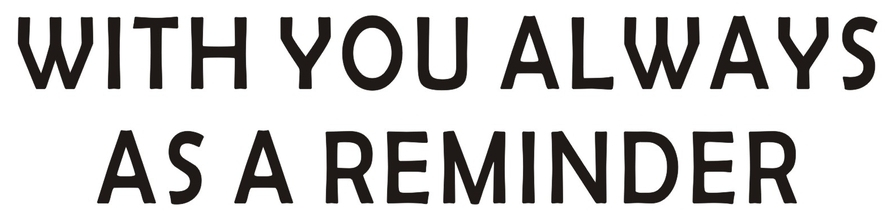
#> input picture karakterek/Bigie3.jpg, 893 x 213 px; its folder holds only this picture in this run
$ python callocr.py
#> lines starting #> are read from the running program, lines starting #| are printed output that depends on the picture; after the words box and inside, x2 and y2 are one past the last pixel; in counts of white or black regions, pixels touching at a corner belong together
import cv2
import numpy as np

import imutils
import imageio
from skimage.filters import threshold_local

import argparse
from autocorrect import spell
import os


# Add a new post_process_text function to correct common OCR errors
# [9 lines left out: function post_process_text, not called in this run]

def find_red_regions(image):
    # Convert to HSV color space
    hsv = cv2.cvtColor(image, cv2.COLOR_BGR2HSV)

    # Define range for red color and apply color thresholding for two different ranges of red
    lower_red1 = np.array([0, 70, 50])
    upper_red1 = np.array([10, 255, 255])
    lower_red2 = np.array([170, 70, 50])
    upper_red2 = np.array([180, 255, 255])

    mask1 = cv2.inRange(hsv, lower_red1, upper_red1)
    mask2 = cv2.inRange(hsv, lower_red2, upper_red2)

    # Combine masks for both red ranges
    mask = cv2.bitwise_or(mask1, mask2)

    # Apply morphological operations
    # Close operation (dilation followed by erosion) to close small holes inside the foreground
    kernel_close = np.ones((5,5), np.uint8)
    mask = cv2.morphologyEx(mask, cv2.MORPH_CLOSE, kernel_close)

    # Open operation (erosion followed by dilation) to remove noise
    kernel_open = np.ones((3,3), np.uint8)
    mask = cv2.morphologyEx(mask, cv2.MORPH_OPEN, kernel_open)

    # Find contours on the cleaned mask
    contours, _ = cv2.findContours(mask, cv2.RETR_EXTERNAL, cv2.CHAIN_APPROX_SIMPLE)

    return mask, contours


def  filter_contours_based_on_area_and_shape(contours):
        # Filter contours based on the area and shape
    min_area = 100  # Minimum area of the contour to be considered
    max_area = 1000  # Maximum area of the contour to be considered

    filtered_contours = []
    for cnt in contours:
        area = cv2.contourArea(cnt)
        if min_area < area < max_area:
            # Further shape checks can be added here
            filtered_contours.append(cnt)

# [74 lines left out: functions crop_and_group_contours, order_points, four_point_transform, not called in this run]


class SimpleOCR:
    def __init__(self, templates_dir="karakterek"):
        self.templates = self.load_templates(templates_dir)

    def load_templates(self, directory):
        templates = {}
        for filename in os.listdir(directory):
            if filename.endswith(".jpg"):
                path = os.path.join(directory, filename)
                char = filename.split('.')[0]  # Assuming filename is 'A.jpg' for 'A'
                templates[char] = cv2.imread(path, 0)
        return templates

    def preprocess_image(self, image_path):
        # Apply adaptive thresholding instead of global thresholding
        img = cv2.imread(image_path, cv2.IMREAD_GRAYSCALE)
        img = cv2.medianBlur(img, 5)
        thresh = cv2.adaptiveThreshold(img, 255, cv2.ADAPTIVE_THRESH_GAUSSIAN_C,
                                        cv2.THRESH_BINARY_INV, 11, 2)
        return thresh


    def find_contours(self, preprocessed_image):
        contours, _ = cv2.findContours(preprocessed_image, cv2.RETR_EXTERNAL, cv2.CHAIN_APPROX_SIMPLE)
        return contours

    # [55 lines left out: functions match_template, identify_characters, perform_ocr, not called in this run]

def main(image_path):
    # Initialize the OCR class with the path to your character templates
#> called with image_path = 'utjelzotablak/20.png'
    ocr = SimpleOCR(templates_dir="karakterek")
#> in __init__, `self.templates = self.load_templates(templates_dir)`: self.templates = 1 item

    # Load the image and resize it
    image = cv2.imread(image_path)
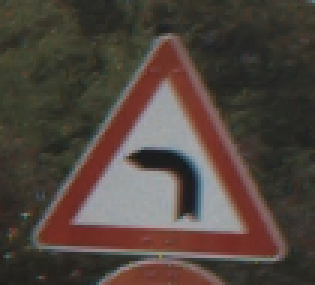
#> input picture MINTA/20.png, 105 x 95 px, found by its file name (shown 3 times larger)
#> image is the input picture: shape (95, 105, 3); mean B, G, R 61.8, 68.9, 80.6
    image = imutils.resize(image, height=500)
#> image: shape (500, 552, 3)

    # Red region detection
    mask, contours = find_red_regions(image)
#> in find_red_regions, `hsv = cv2.cvtColor(image, cv2.COLOR_BGR2HSV)`: hsv: shape (500, 552, 3); mean H, S, V 38.4, 63.7, 82.2
#> in find_red_regions, `mask1 = cv2.inRange(hsv, lower_red1, upper_red1)`:
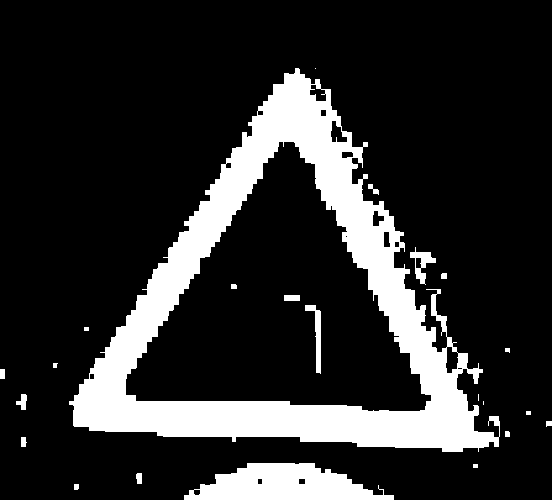
#> mask1: shape (500, 552); 17.7% white; 23 white regions (3 under 20 px), largest, box (x1, y1, x2, y2) and area: (69, 68, 500, 452) 42331, (184, 463, 394, 500) 5116, (305, 305, 321, 374) 403
#> in find_red_regions, `mask2 = cv2.inRange(hsv, lower_red2, upper_red2)`:
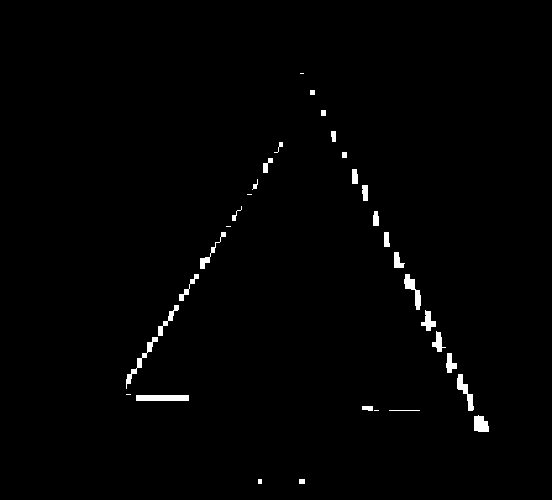
#> mask2: shape (500, 552); 1.1% white; 33 white regions (5 under 20 px), largest, box (x1, y1, x2, y2) and area: (136, 395, 189, 401) 318, (126, 337, 158, 389) 247, (404, 274, 421, 310) 242
#> in find_red_regions, `mask = cv2.bitwise_or(mask1, mask2)`: mask: shape (500, 552); 18.8% white; 22 white regions (3 under 20 px), largest, box (x1, y1, x2, y2) and area: (69, 68, 500, 452) 45349, (184, 463, 394, 500) 5166, (305, 305, 321, 374) 403
#> in find_red_regions, `mask = cv2.morphologyEx(mask, cv2.MORPH_CLOSE, kernel_close)`:
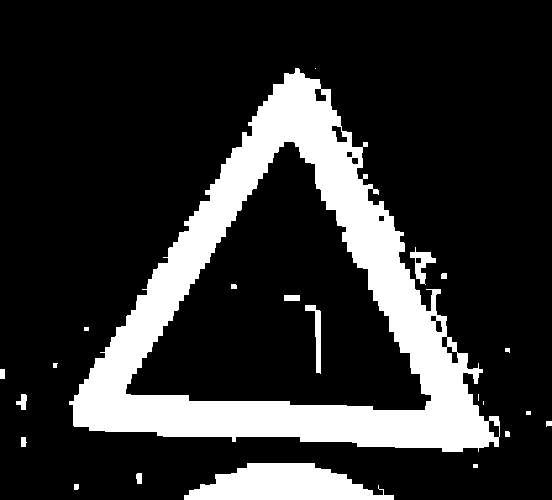
#> mask: shape (500, 552); 19% white; 22 white regions (3 under 20 px), largest, box (x1, y1, x2, y2) and area: (69, 68, 500, 452) 45674, (184, 463, 394, 500) 5214, (305, 305, 321, 374) 407
#> in find_red_regions, `mask = cv2.morphologyEx(mask, cv2.MORPH_OPEN, kernel_open)`: mask: shape (500, 552); 18.9% white; 19 white regions
#> in find_red_regions, `contours, _ = cv2.findContours(mask, cv2.RETR_EXTERNAL, cv2.CHAIN_APPR..`: contours = 16 contours, 7 with area under 20; largest, box (x1, y1, x2, y2) and area: (69, 68, 500, 452) 87096, (184, 463, 394, 500) 4962, (410, 252, 436, 284) 310, (16, 394, 27, 410) 82, (136, 473, 142, 484) 45

    # Save the red mask image for debugging purposes
    cv2.imwrite('red_mask.png', mask)


    # Check if contours are found
    if contours is not None:
        filtered_contours = filter_contours_based_on_area_and_shape(contours)
#> the loop in filter_contours_based_on_area_and_shape, `for cnt in contours:` made 16 passes
#> area on passes 2, 4, 9, 14, 15, 16: 45, 4961.5, 82, 24.5, 310, 87096.5
#> (cnt, area) on passes 5, 7, 10: ([[21, 437], [21, 446], [25, 446], [25, 437]], 36), ([[546, 421], [546, 425], [551, 425], [551, 421]], 20), ([[0, 369], [0, 378], [4, 378], [4, 369]], 36)
#> after the loop in filter_contours_based_on_area_and_shape, `for cnt in contours:`: filtered_contours = 1 contour; box (x1, y1, x2, y2) and area: (410, 252, 436, 284) 310
        preprocessed_image = ocr.preprocess_image(image_path)
#> in preprocess_image, `img = cv2.imread(image_path, cv2.IMREAD_GRAYSCALE)`:
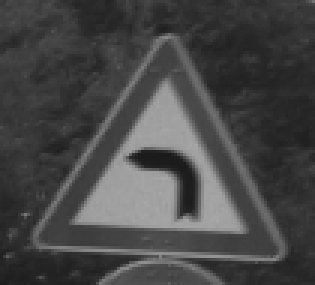
#> img: shape (95, 105) (shown 3 times larger); min 26, max 168, mean 71.1
#> in preprocess_image, `img = cv2.medianBlur(img, 5)`:
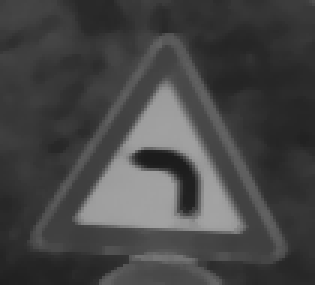
#> img: shape (95, 105) (shown 3 times larger); min 28, max 163, mean 69.8
#> in preprocess_image, `thresh = cv2.adaptiveThreshold(img, 255, cv2.ADAPTIVE_THRESH_GAUSSIAN_..`:
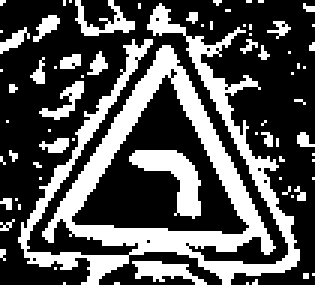
#> thresh: shape (95, 105) (shown 3 times larger); 32.6% white; 73 white regions (61 under 20 px), largest, box (x1, y1, x2, y2) and area: (6, 1, 100, 95) 2332, (43, 50, 67, 73) 238, (44, 87, 69, 95) 102

        if filtered_contours:  # Check if filtering was successful
            cropped_regions = crop_and_group_contours(filtered_contours, preprocessed_image)

            # Perform OCR on each cropped region and concatenate results
            recognized_text = ''
            for region in cropped_regions:
                text = ocr.identify_characters(region)
                recognized_text += text + ' '

            # Post-process the recognized text to correct common OCR mistakes
            processed_text = post_process_text(recognized_text.strip())

            # Print the final recognized text
            print("Recognized Text:", processed_text)

        else:
            print("No contours passed the filtering criteria.")
    else:
        print("No contours were found in the image.")


if __name__ == "__main__":
    ap = argparse.ArgumentParser()
    image_path = "utjelzotablak/20.png"  # Directly specify the path to the image

    main(image_path)
